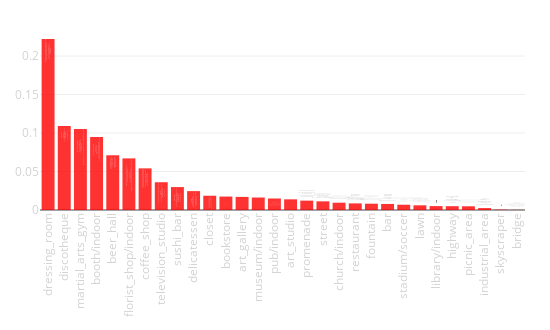

Source (notebook cell):
### Code cell
tags_rate(city_data)

### Figure 1 — Plotly figure (JSON) as saved in the notebook; plotly's stock layout.template omitted (floating-point values rounded to 4 significant figures)
{"data": [{"hoverinfo": "y+text", "marker": {"color": "red"}, "opacity": 0.8, "text": ["Polaris_Lux<br>Салон_Одежды_Сливки<br>Новостройки_Тулы<br>Персона_Grata_Persona_Grata<br>Make_Up_Studio_by_Romanova_Anna", "Клуб_Облака<br>Hardy_Bar<br>The_Office_Nargilia_Тула<br>Башня<br>Баритон", "Федерация_спортивной_акробатики_Тульской_области<br>Своя_Йога<br>Хулиган_nomberone<br>Спортзал_Хулиган<br>Calipso_Dance_Centre", "Сеть_Кафе_Ресторанов_Ханой_Тула<br>Клаустрофобия_Тула<br>Синема_Стар<br>Tui_Тула<br>Brow_Service_Center", "Паб_3_Сестры<br>Винный_Погреб<br>_ernovar_Тула<br>Saldens_Taphouse<br>Советский_спорт", "Студия_флористического_дизайна_Цветочный_стиль<br>1000_цветов_Тула<br>Кирова<br>Набережная_Упы<br>Площадь_Ленина_Тула_Россия", "Кофейный_дом_orus<br>Два_Пекаря<br>BARY_на_Первомайской<br>BARY_на_Первомайской<br>BARY_на_Красноармейском", "ГТРК_Тула<br>Hookah_Place<br>Реалити_квест_ВЫХОД_Тула<br>Rixos<br>Великий_Гэтсби_бар_караоке", "Кафе_Зерна<br>Check_In_BAR<br>Диалектика<br>Vеранда_I_Garden_Street_Food<br>Mama_Mia", "Кофейня_38<br>Фо_Бо_вьетнамская_кухня<br>Раковарня_Клешня<br>Burger_Heroes<br>Drova", "Салон_Одежды_Сливки<br>Бутик_Галерея<br>DENNY_ROSE_Тула<br>Discovery_Store<br>Революции_17", "Тульская_областная_универсальная_научная_библиотека<br>Ворота_Солнца_Бар_и_Еда_<br>Корней_Иванович_Детские_книги_в_Туле<br>Ресторан_Библиотека_Тула<br>Винный_Погреб", "Тульский_областной_художественный_музей_The_Tula_Museum_of_Fine_Arts<br>Выставочный_Зал<br>Тульский_музей_Изобразительных_Искусств<br>Выставочный_зал<br>АртИзба", "Тульский_областной_художественный_музей_The_Tula_Museum_of_Fine_Arts<br>Тульский_музей_Изобразительных_Искусств<br>Выставочный_Зал<br>Студия_Татуировки_Забей<br>Пункт_выдачи_заказов_на_Каминского_21", "Барвиха_Лаунж_Тула<br>Дом_15<br>Караоке_Лофт_Люди<br>Пивоварня_Августин<br>Другое_дело", "Выставочный_зал<br>Тульский_областной_художественный_музей_The_Tula_Museum_of_Fine_Arts<br>АртИзба<br>Выставочный_Зал<br>Тульский_музей_Изобразительных_Искусств", "Тульская_Набережная<br>Тульская_Набережная<br>Набережная<br>Тульская_Набережная<br>На_набережной", "Салон_Одежды_Сливки<br>Площадь_Ленина_г_Тула<br>TOPGUN_Barbershop<br>Mcdonalds_Tula<br>Философия_AS_Галерея_моды", "Nicholas_Zaretsky_Church<br>Свято_Успенский_Кафедральный_Собор<br>Успенский_Кафедральный_Собор_Г_Тула<br>Храм_Двенадцати_Апостолов<br>Успенский_Собор_Г_тула", "Burger_Heroes<br>Другое_Дело<br>Ресторан_Библиотека_Тула<br>Кофейный_дом_orus<br>Хинкальная_У_Кремля", "Театральный_Сквер<br>Парк_Им_Белоусова<br>Тула<br>Городской_Кремлевский_Сад_Тула<br>Крестовоздвиженская_Площадь", "Паб_3_Сестры<br>Old_Boy_Bar<br>_ernovar_Тула<br>Dream_Bar<br>Старая_Тульская_аптека", "Центральный_Стадион_Арсенал<br>Football_Academy_Dmitry_Alenichev_in_Tula<br>Estadio_Arsenal<br>Арсенал<br>Arsenal_Stadion", "Кирова<br>11_Hotel_Garden_Tula_Russia<br>Тульская_Набережная<br>Берёзкино_Коттеджный_посёлок<br>Парк_Им_Белоусова", "Ворота_Солнца_Бар_и_Еда_<br>Тульская_областная_универсальная_научная_библиотека<br>Ресторан_Библиотека_Тула<br>Корней_Иванович_Детские_книги_в_Туле<br>Тульский_Академический_Драматический_Театр", "Пролетарский_Мост<br>Орёл<br>Венев_Монастырь<br>Тульская_Набережная<br>Епифань", "Тульский_Колледж_Искусств_им_АС_Даргомыжского<br>Музей_Усадьба_Ясная_Поляна<br>Тула_Центральный_Парк_Имени_Белоусова<br>Кремлевский_Сад<br>Туристическое_агентство_Паспорт", "Цирк<br>Город_Тула<br>Максима_Горького_1<br>Глобус_в_Туле<br>Тула_Красноармейский", "Если_Не_Сегодня_А_Когда_<br>Underground<br>имени_Михеева<br>Недвижимость_Новостройки_Квартиры_Тренинг_и_обучение_риэлторов_Тула<br>Тула_Советская", "Sport_Energy<br>Тульская_Набережная<br>Городской_Кремлевский_Сад_Тула<br>Оружейная_Палата<br>На_набережной"], "type": "bar", "uid": "1df424a2-4a60-11e9-a2b5-3c15c2cf2370", "x": ["dressing_room", "discotheque", "martial_arts_gym", "booth/indoor", "beer_hall", "florist_shop/indoor", "coffee_shop", "television_studio", "sushi_bar", "delicatessen", "closet", "bookstore", "art_gallery", "museum/indoor", "pub/indoor", "art_studio", "promenade", "street", "church/indoor", "restaurant", "fountain", "bar", "stadium/soccer", "lawn", "library/indoor", "highway", "picnic_area", "industrial_area", "skyscraper", "bridge"], "y": [0.2221, 0.109, 0.1051, 0.09473, 0.07108, 0.06701, 0.05406, 0.03608, 0.02978, 0.02453, 0.01852, 0.01747, 0.01702, 0.01622, 0.01493, 0.01385, 0.01215, 0.01123, 0.009483, 0.008569, 0.008202, 0.007862, 0.006846, 0.006094, 0.005092, 0.004955, 0.004832, 0.002488, 0.0005512, 0.0001901]}], "layout": {"height": 330, "margin": {"b": 120, "l": 40, "r": 25, "t": 30}, "showlegend": false, "width": 550, "xaxis": {"tickangle": -90, "tickfont": {"color": "lightgrey", "size": 11.5}}, "xaxis2": {"tickangle": -90, "tickfont": {"color": "lightgrey", "size": 11.5}}, "yaxis": {"tickfont": {"color": "lightgrey", "size": 11.5}}, "yaxis2": {"tickfont": {"color": "lightgrey", "size": 11.5}}}}
